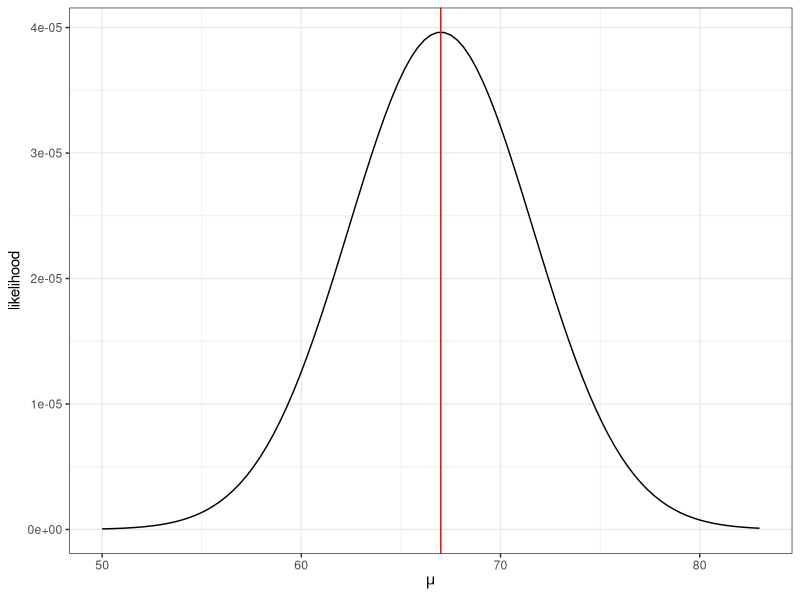
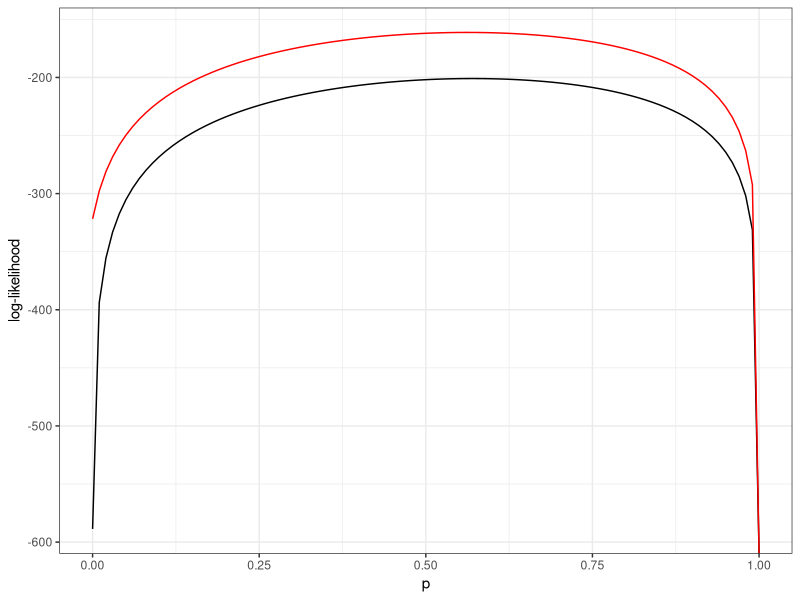

The R script that drew these images, in order:
## ---- chunk 1
#| echo: false
#| warning: false
library(tidyverse)
## ---- chunk 2
x = c(75, 58, 68)
## ---- chunk 3
L = function(mu, x) {
  stopifnot(is.numeric(x))
  n = length(x)
  likelihood = 1
  for(i in 1:n){
    likelihood = likelihood * dnorm(x[i], mean = mu, sd = 8)
  }
  return(likelihood)
}
## ---- chunk 4
#| echo: false
#| layoutWidth: 25
#| fig-height: 3
ggplot() +
  xlim(c(50, 83)) +
  geom_function(fun = L, args = list(x = x)) +
  theme_bw() +
  labs(x = expression(mu), y = "likelihood") +
  geom_vline(xintercept = 67, color = 'red')
## ---- chunk 5
#| code-fold: true
#| code-summary: "View data"
fishing_count = c(0, 0, 0, 3, 0, 3, 5, 0, 8, 1,
                  0, 0, 0, 0, 3, 4, 0, 4, 8, 0,
                  0, 0, 4, 0, 0, 6, 4, 0, 4, 0,
                  0, 0, 0, 0, 4, 8, 4, 0, 0, 0,
                  7, 3, 0, 2, 0, 0, 7, 7, 5, 0,
                  0, 0, 7, 6, 0, 3, 0, 0, 0, 5,
                  4, 1, 0, 0, 0, 0, 0, 0, 0, 8,
                  0, 5, 0, 3, 0, 0, 3, 0, 0, 2,
                  0, 5, 0, 7, 7, 0, 1, 0, 2, 7,
                  0, 2, 4, 0, 0, 1, 5, 0, 0, 0)
## ---- chunk 6
#| message: false
#| echo: false
#| output: false
sum(fishing_count == 0)
fishing_subset = fishing_count[fishing_count != 0 ]
length(fishing_subset) # sanity check

probYzero = function(p, lambda) {
  prob1 = log(p + ((1 - p) * exp(-lambda)))
  return(57 * prob1)
}
## ---- chunk 7
#| echo: false

likelihood = function(p, lambda) {
  total = 0
  for (i in seq_along(fishing_subset)) {
    total = total +
      (log(1 - p) + (fishing_subset[i] * log(lambda)) - lambda) -
      log(factorial(fishing_subset[i]))
  }
  return(probYzero(p, lambda) + total)
}
ggplot() +
  xlim(c(0.0, 1)) +
  geom_function(fun = likelihood, args = list(lambda = 8)) +
  geom_function(fun = likelihood,
                args = list(lambda = 4),
                col = "red") +
  theme_bw() +
  labs(x = "p", y = "log-likelihood")
